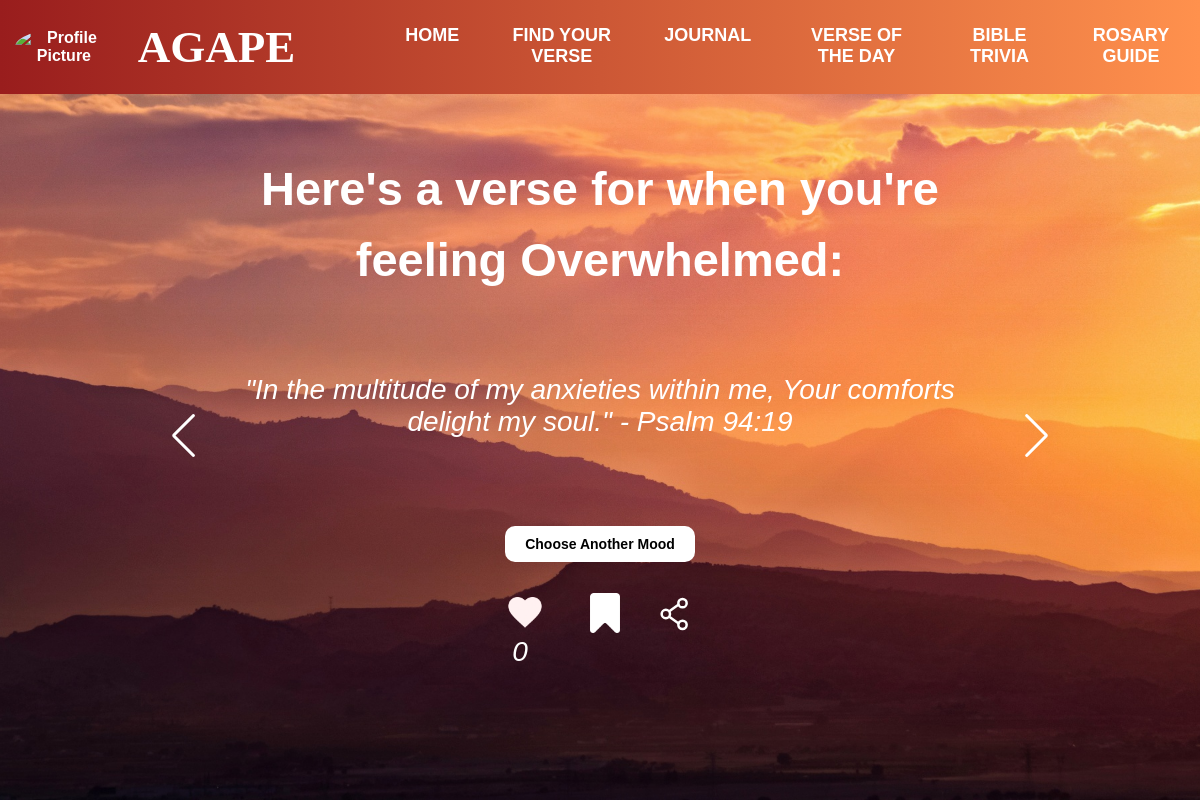
/overwhelmedverse (signed in), run on the app's committed database.
### myapp/models.py (models this page shows, shortened)
class BibleVerse(models.Model):
    reference = models.CharField(max_length=100)
    verse_text = models.TextField()
    date = models.DateField(default=timezone.now)
    reflection = models.TextField(blank=True, null=True)
    likes = models.ManyToManyField(User, related_name="liked_verses", blank=True)
    mood = models.CharField(max_length=50, choices=[
        ('none','None'),
        ('angry', 'Angry'),
        ('happy', 'Happy'),
        ('sad', 'Sad'),
        ('confused', 'Confused'),
        ('anxious','Anxious'),
        ('frustrated','Frustrated'),
        ('grateful','Grateful'),
        ('hopeful','Hopeful'),
        ('lonely','Lonely'),
        ('worried','Worried'),
        ('overwhelmed','Overwhelmed'),
    ],
    default='none',  # Set a default value
    null=False,  # Enforce a non-NULL value
    blank=True  # Allow blank values in forms
)

### myapp/views.py (the view, shortened to what this page needs)
# urls.py: path('overwhelmedverse', views.overwhelmedverse, name="overwhelmedverse"),
@login_required
def overwhelmedverse(request):
    fname = request.session.get('fname')
    overwhelmed_verses = BibleVerse.objects.filter(mood='overwhelmed').order_by('?')
    liked_verses = Like.objects.filter(user=request.user).values_list('verse', flat=True)
    bookmarked_verses = Bookmark.objects.filter(user=request.user).values_list('verse', flat=True)
    for verse in overwhelmed_verses:
        verse.like_count = Like.objects.filter(verse=verse).count()
        verse.bookmark_count = Bookmark.objects.filter(verse=verse).count()
    return render(request, "feelings/overwhelmed.html", {
        'fname': fname,
        'overwhelmed_verses': overwhelmed_verses,
        'liked_verses': liked_verses,
        'bookmarked_verses': bookmarked_verses
    })

### myapp/context_processors.py (called while the page is built)
def profile_picture_processor(request):
    if request.user.is_authenticated:
        try:
            profile = Profile.objects.get(user=request.user)
            return {'profile_picture_url': profile.profile_picture.url}
        except Profile.DoesNotExist:
            return {'profile_picture_url': None}
    return {'profile_picture_url': None}

### templates/feelings/overwhelmed.html (shortened to what this page needs)
{% extends "../html/header.html" %}
{% load static %}
{% block additional_css %}
<link rel="stylesheet" href="{% static 'css/moods.css' %}">
<link rel="stylesheet" href="{% static 'css/swiper-bundle.min.css' %}" />
{% endblock %}
{% block bodycontents %}
    <img src="{% static 'images/image2.jpg' %}" alt="Prayer Image" class="image2">
    <div class="content">
        <h1 class="upper-content">Here's a verse for when you're feeling Overwhelmed:</h1>
        <section class="container">
            <div class="testimonial mySwiper">
                <div class="testi-content swiper-wrapper">
                    {% for verse in overwhelmed_verses %}
                    <div class="slide swiper-slide">
                        <p>{{ verse.verse_text }} - {{ verse.reference}}</p>
                        <div class="details">
                            <button type="submit" class="choosebtn"><a href="{% url 'findyourverse' %}">Choose Another Mood</a></button>
                            <div class="icon-container">
                                 <button
                                class="like-btn"
                                data-verse-id="{{ verse.id }}"
                                data-liked="{% if verse.id in liked_verses %}true{% else %}false{% endif %}">
                                {% if verse.id in liked_verses %}
                                <img src="{% static 'images/red_heart.png' %}" alt="Unlike">
                                {% else %}
                                <img src="{% static 'images/heart2.png' %}" alt="Like">
                                {% endif %}
                                </button>
                                <button
                                class="bookmark-btn"
                                    data-verse-id="{{ verse.id }}"
                                    data-bookmarked="{% if verse.id in bookmarked_verses %}true{% else %}false{% endif %}">
                                    {% if verse.id in bookmarked_verses %}
                                        <img src="{% static 'images/bookmark-yellow.png' %}" alt="Unbookmark">
                                    {% else %}
                                        <img src="{% static 'images/bookmark-white.png' %}" alt="Bookmark">
                                    {% endif %}
                                </button>
                                    <button class="share-btn">
                                </button>
                            </div>
                            <p class="like-count" id="like_count_{{ verse.id }}">{{ verse.like_count }}</p>
                        </div>
                    </div>
                    {% endfor %}
                </div>
              <div class="swiper-button-next nav-btn"></div>
              <div class="swiper-button-prev nav-btn"></div>
            </div>
          </section>
    </div>
{% endblock %}

### static/css/moodverse.css (style rules this page uses)
body { font-family: Arial, sans-serif; margin: 0; padding: 0; color: white; text-align: center; }
.container { position: relative; width: 100%; height: 100%; }
.image2 { width: 100%; height: 100%; object-fit: cover; position: absolute; top: 0; left: 0; }
.content { margin-top: 100px; position: relative; z-index: 1; display: flex; flex-direction: column; justify-content: center; align-items: center; text-align: center; padding: 20px; }

### static/css/moods.css (style rules this page uses)
.image2 { width: 100%; height: 100%; object-fit: cover; position: absolute; top: 0; left: 0; z-index: 1; }
.upper-content { font-size: 47px; justify-content: center; margin-top: -60px; left: 50%; width: 60%; text-align: center; line-height: 1.5; font-weight: bold; font-family: 'Franklin Gothic Medium', 'Arial Narrow', Arial, sans-serif; }
.container { height: 70vh; width: 100%; display: flex; align-items: center; justify-content: center; margin-top: -200px; }
.testimonial { position: relative; max-width: 900px; width: 100%; padding: 50px 0; overflow: hidden; }
.testimonial .slide { display: flex; align-items: center; justify-content: center; flex-direction: column; row-gap: 30px; height: 100%; width: 100%; }
.slide p { font-style: italic; text-align: center; padding: 0 160px; font-size: 28px; font-weight: 400; color: #FFF; width: 80%; }
.slide .details { display: flex; align-items: center; }
.details { position: absolute; top: 400px; left: 50%; transform: translateX(-50%); display: flex; flex-direction: column; align-items: center; gap: 10px; }
.icon-container { margin-top: 10px; display: flex; gap: 10px; align-items: center; }
.choosebtn { font-size: 14px; font-weight: 700; padding: 10px 20px; border: none; border-radius: 10px; cursor: pointer; background-color: rgba(255, 255, 255); }
.details button a { text-decoration: none; color: #000; }
.bookmark-btn { font-size: 14px; font-weight: 700; padding: 10px 20px; border: none; border-radius: 10px; cursor: pointer; background-color: rgba(255, 255, 255, 0); }
.bookmark-btn img { height: 40px; width: 40px; margin-left: -10px; background-color: rgba(255, 255, 255, 0); }
.share-btn { border: none; width: 3em; height: 3em; background: none; background-repeat: no-repeat; background-size: 100% 100%; }
.like-btn, .unlike-btn { margin-left: -20px; padding: 10px 20px; border: none; border-radius: 5px; cursor: pointer; font-size: 16px; transition: background-color 0.3s ease; background-color: transparent; }
.like-btn img { height: 40px; width: 40px; }
.like-count { margin-top: 110px; margin-left: -160px; position: absolute; }
.nav-btn { height: 40px; width: 40px; border-radius: 50%; transform: translateY(30px); transition: 0.2s; margin-left: 20px; }
.nav-btn::after, .nav-btn::before { font-size: 20px; color: #fff; }

### data on the page
BibleVerse: verse_text "\"In the multitude of my anxieties within me, Your comforts delight my soul.\"", reference "Psalm 94:19", like_count "0"
